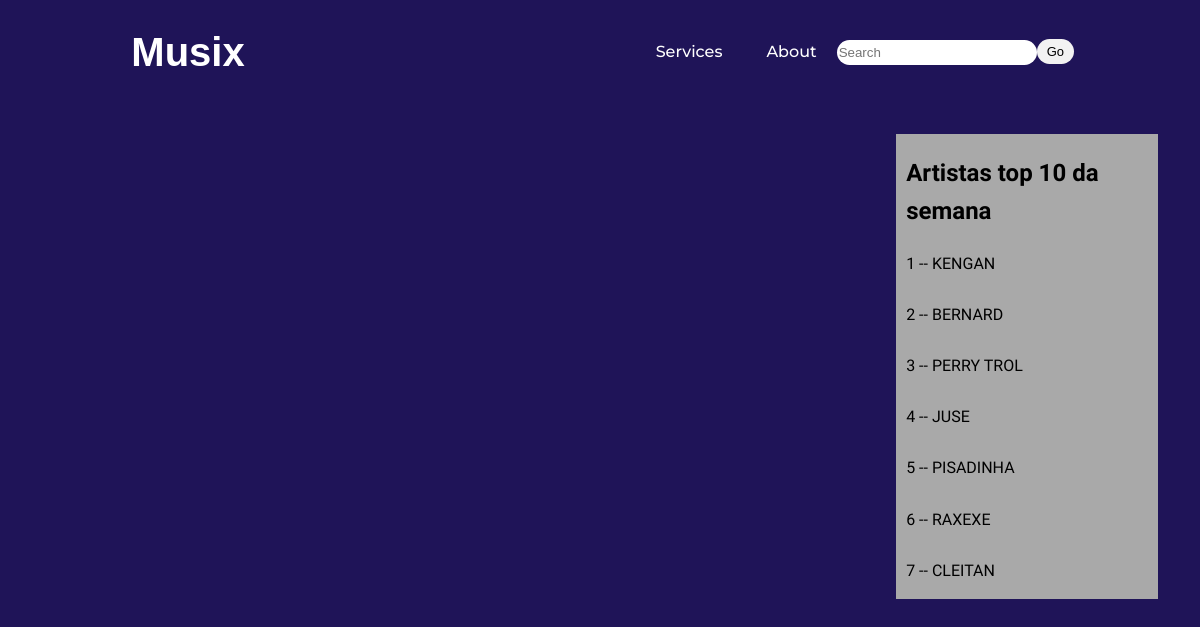
Page /home on the earlier database version.
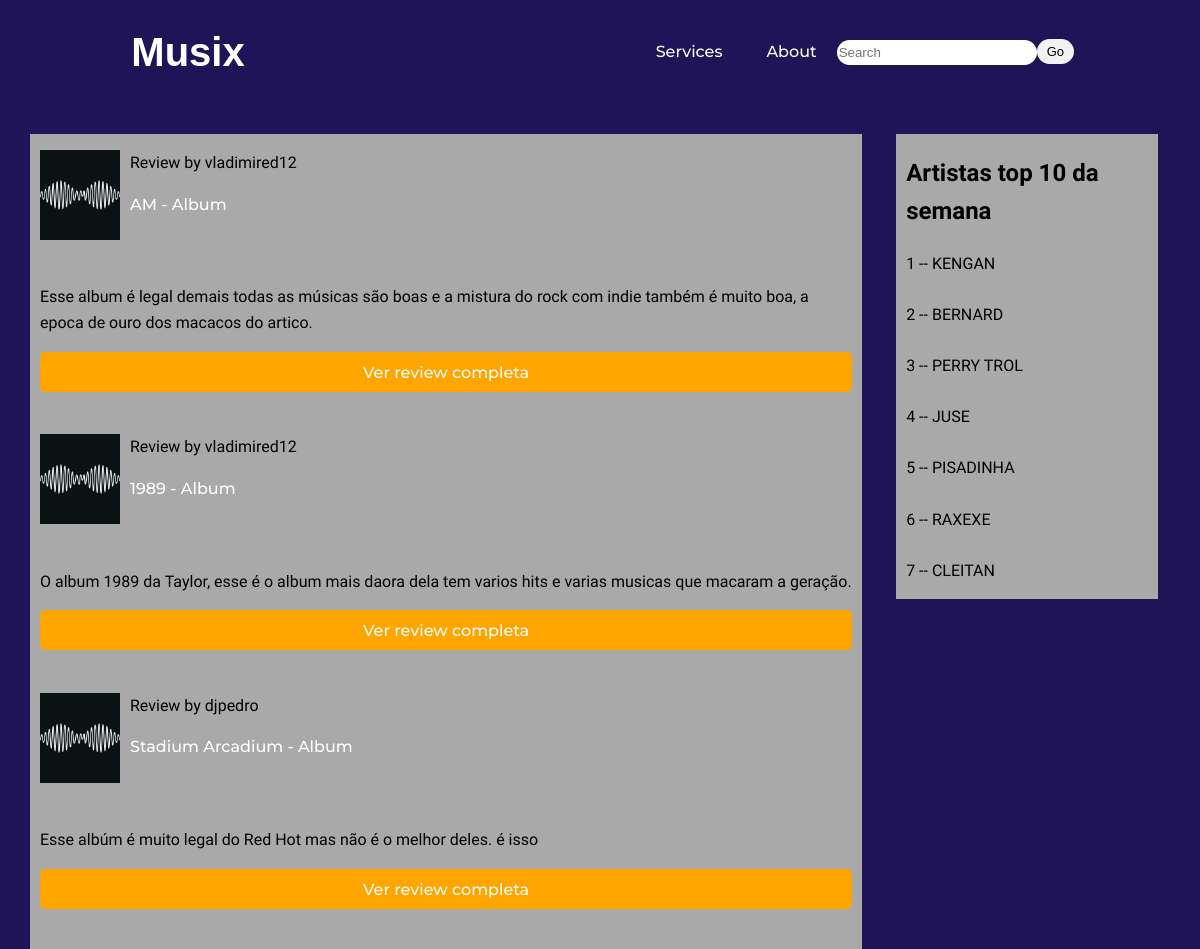
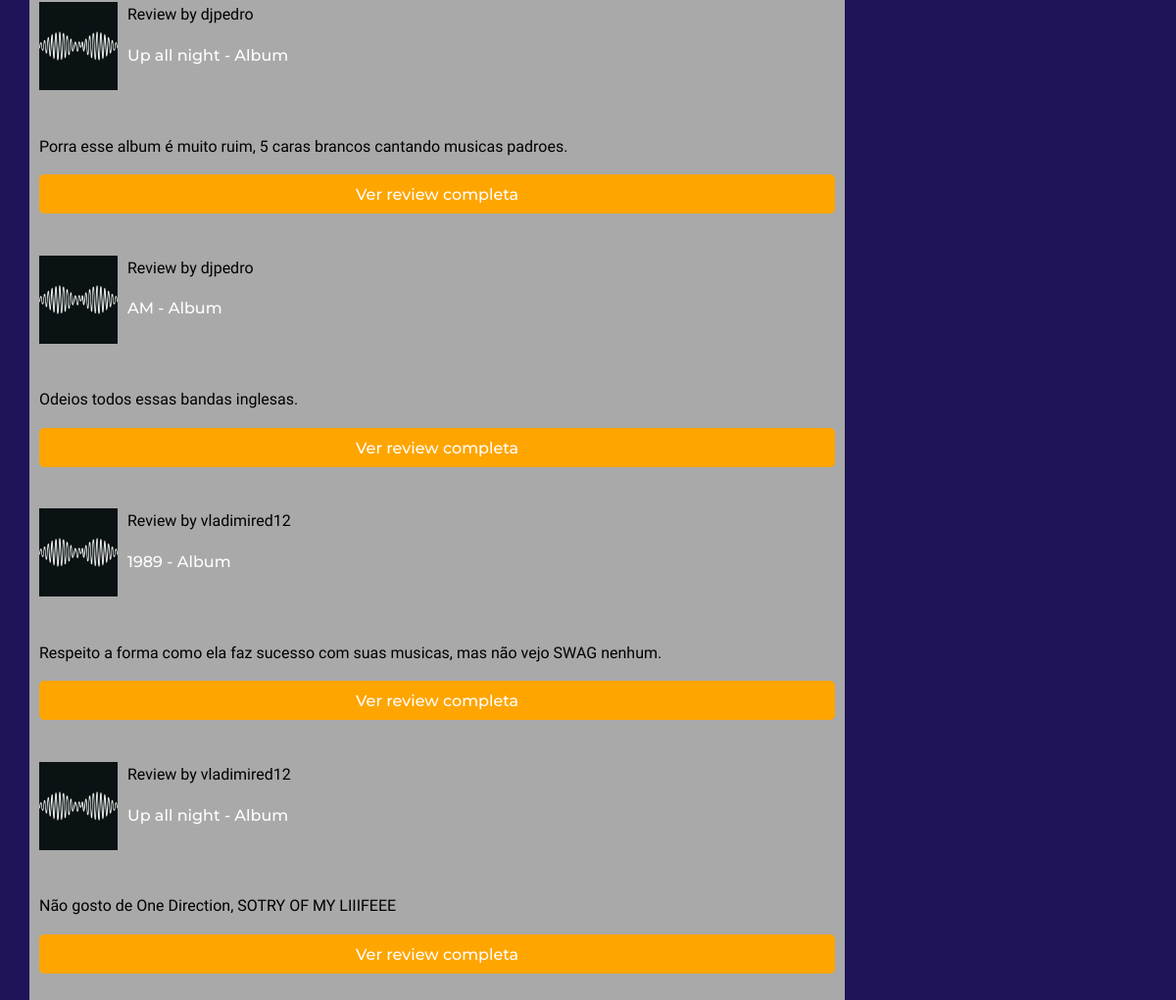
Same page on the later database version (2 pictures, top to bottom).
### models/models.py (models this page shows)
class Review(Base):
    __tablename__ = "review"
    id = Column(Integer, primary_key=True, autoincrement=True)
    id_user = Column(Integer, ForeignKey('users.id'), nullable=False)
    id_album = Column(Integer, ForeignKey('album.id'), nullable=False)
    review_content = Column(String, nullable=True)
    date_time = Column(String, nullable=True)
    rate = Column(Integer, nullable=False)
    likes = Column(Integer, nullable=True)
    coments = Column(Integer, nullable=True)

class User(Base):
    __tablename__ = "users"
    id = Column(Integer, primary_key=True, autoincrement=True)
    user_name = Column(String, nullable=False)
    bio = Column(String, nullable=True)
    email = Column(String, nullable=False)
    senha = Column(String, nullable=False)
    followers = Column(Integer, nullable=True)
    following = Column(Integer, nullable=True)
    reviews = Column(Integer, nullable=True)

class Album(Base):
    __tablename__ = "album"
    id = Column(Integer, primary_key=True, autoincrement=True)
    title = Column(String, nullable=False)
    year = Column(Integer, nullable=False)
    author = Column(String, nullable=False)
    gender = Column(String, nullable=False)
    infos = Column(String, nullable=False)
    average_rating = Column(Float, nullable=True)
    reviews_number = Column(Integer, nullable=True)
    in_lists = Column(Integer, nullable=True)
    tracks = Column(Integer, nullable=True)

### server.py (the view)
@app.get("/home", response_class=HTMLResponse)
def render_home(request: Request, db: Session=Depends(get_db)):
    reviews: Review = db.query(Review).all()
    users: User = db.query(User).all()
    albums: Album = db.query(Album).all()
    print("AAAAAAAAAAAAAAAAAAAAAAAAAAAAAAAAAAAAAAAAAAAAAA")
    return templates.TemplateResponse("home.html", {"request": request, "reviews": reviews, "albums": albums, "users": users})

### client/templates/home.html (shortened to what this page needs)
<!DOCTYPE html>
<html>
<head>
    <link rel="stylesheet" href="{{ url_for('static', path='/home.css') }}"/>
</head>
<body>
<div class="wrap">
    <header>
        <div class="musix-header">
            <header>Musix</header>
        </div>
        <nav>
            <ul class="nav_links">
                <li><a href="#">Services</a></li>
                <form action="#" class="search">
                    <input type="text" placeholder="Search" name="search">
                    <button>
                        Go
                    </button>
                </form>
                <li><a href="#">About</a></li>
            </ul>
        </nav>
    </header>
    <div class="container-columns">
        <div class="left col">
            <div class="clearfix">
                {% for review in reviews %}
                <div class="review">
                    <img class="img2" src="../images/1.jpg" width="90" height="90">
                    <p>Review by {{users[review.id_user - 1].user_name}}</p>
                    <a href="album.html">
                       {{albums[review.id_album - 1].title}} - Album
                    </a>
                    <br>
                    <br>
                    <br>
                    <p class="limit-text-lenght">
                        {{review.review_content}}
                    <p>
                    <a href="review.html">
                        <div class="input-submit">
                            <button class="submit-btn" id="submit"> </button>
                            <label for="submit">Ver review completa</label>
                        </div>
                    </a>
                </div>
                {% endfor %}
            </div>
        </div>
        <div class="right col">
            <h2>Artistas top 10 da semana</h2>
            <p>
                1 -- KENGAN
                <br>
                <br>
                2 -- BERNARD
                <br>
                <br>
                3 -- PERRY TROL
                <br>
                <br>
                4 -- JUSE
                <br>
                <br>
                5 -- PISADINHA
                <br>
                <br>
                6 -- RAXEXE
                <br>
                <br>
                7 -- CLEITAN
            </p>
        </div>
    </div>
</div>
</body>
</html>

### client/styles/home.css (style rules this page uses)
html, body { margin: 0; padding: 0; background-color: #1f1458; font-family: 'Varela Round', sans-serif; line-height: 1.6; }
.musix-header { text-align: left; }
.musix-header header { color: white; font-size: 40px; font-weight: 600; font-family: Verdana, Geneva, Tahoma, sans-serif; }
* { box-sizing: border-box; }
li, a { font-family: "Montserrat", sans-serif; font-weight: 500; font-size: 16px; text-decoration: none; }
header { display: flex; justify-content: space-between; align-items: center; padding: 10px 10% }
.nav_links { list-style: none; }
.nav_links li { display: inline-block; padding: 0px 20px; }
.nav_links li a { transition: all 0.3s ease 0s; }
.search input[type=text] { width: 200px; height: 25px; border-radius: 25px; border: none; }
.search { float: right; }
.search button { background-color: #f2f2f2; color: black; float: right; padding: 5px 10px; margin-right: 6px; font-size: 13px; border: none; cursor: pointer; border-radius: 25px; border: none; }
.container-columns { padding: 30px; }
.left { display: inline-block; width:73%; margin-right: 30px; background-color: darkgray; }
.right { display: inline-block; width:23%; vertical-align: top; background-color: darkgray; }
.col { padding-left: 10px; padding-right: 10px; }
.img2 { float: left; padding-right: 10px; }
.clearfix::after { content: ""; clear: both; display: table; }
.input-submit { position: relative; }
.submit-btn { width: 100%; height: 40px; background: orange; border: none; border-radius: 5px; cursor: pointer; transition: .3s; }
.input-submit label { position: absolute; top: 45%; left: 50%; color: white; -webkit-transform: translate(-50%, -50%); -ms-transform: translate(-50%, -50%); transform: translate(-50%, -50%); cursor: pointer; }
.review { padding-bottom: 20px; }
.limit-text-lenght { overflow: hidden; text-overflow: ellipsis; display: -webkit-box; -webkit-line-clamp: 2; line-clamp: 2; -webkit-box-orient: vertical; }
a { text-decoration: none; color: white; }

Differences in the rows shown:
added Review: review_content "Esse album é legal demais todas as músicas são boas e a mistura do rock com indie também é muito boa, a epoca de ouro dos macacos do artico."
now on this page (row unchanged): User: user_name "vladimired12"
added Album: title "AM"
added Review: review_content "O album 1989 da Taylor, esse é o album mais daora dela tem varios hits e varias musicas que macaram a geração."
added Album: title "1989"
added Review: review_content "Esse albúm é muito legal do Red Hot mas não é o melhor deles. é isso"
now on this page (row unchanged): User: user_name "djpedro"
added Album: title "Stadium Arcadium"
added Review: review_content "Porra esse album é muito ruim, 5 caras brancos cantando musicas padroes."
added Album: title "Up all night"
added Review: review_content "Odeios todos essas bandas inglesas."
added Review: review_content "Respeito a forma como ela faz sucesso com suas musicas, mas não vejo SWAG nenhum."
added Review: review_content "Não gosto de One Direction, SOTRY OF MY LIIIFEEE"
